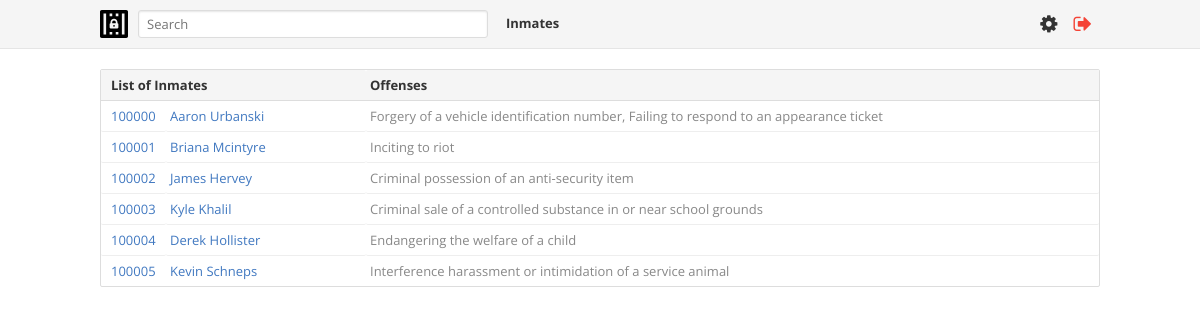
/inmates (signed in), run on the app's committed database.
### tables this page shows
CREATE TABLE "inmates" (
	`id`	INTEGER NOT NULL UNIQUE,
	`name`	TEXT,
	`aka`	TEXT,
	`perm_address`	TEXT,
	`temp_address`	TEXT,
	`ssn`	TEXT UNIQUE,
	`dob`	TEXT,
	`sex`	TEXT,
	`descent`	TEXT,
	`haircolor`	TEXT,
	`eyecolor`	TEXT,
	`height`	TEXT,
	`weight`	TEXT,
	`foreign`	TEXT,
	`smt`	TEXT,
	PRIMARY KEY(`id`)
);

### modules/inmates.php (the view)
<?php $db = new SQLite3("assets/data/jims.db"); ?>
<?php $inmates = $db->query("SELECT * FROM inmates"); ?>
<div id="booking">
	<table>
			<tr>
				<th colspan="2">List of Inmates</th>
				<th>Offenses</th>
			</tr>
		<?php while ($inmate = $inmates->fetchArray()) : ?>
			<tr>
				<td class="id"><a href="#"><?php echo $inmate['id']; ?></a></td>
				<td class="name"><a href="#"><?php echo $inmate['name']; ?></a></td>
				<td class="offense">
					<?php
					$offenses = $db->query("SELECT charge FROM booking WHERE inmate='" . $inmate['id'] ."'");
					$string = '';
					while ($offense = $offenses->fetchArray())
						$string .= $offense['charge'] . ', ';
					echo substr($string, 0, -2);
					?>
				</td>
			</tr>
		<?php endwhile; ?>
	</table>
</div>

### index.php (shortened to what this page needs)
<html>
<head>
	<link href="assets/css/global.css" rel="stylesheet">
</head>
<?php if (!isset($_SESSION['email'])) : ?>
<body class="login-page">
<form action="actions.php" method="post">
	<label for="email">Email</label>
	<input value="email@email.com" type="email" name="email" autofocus/>
	<label for="password">Password</label>
	<input value="password" type="password" name="password" />
	<input type="hidden" name="action" value="login" />
</form>
</body>
<?php else : ?>
<body>
	<header>
		<div class="container clearfix">
			<section id="icon">
				<a href="."><img src="assets/images/jail.svg" width="28"></a>
			</section>
			<section id="search">
				<form action="search.php"><input type="text" placeholder="Search" /></form>
			</section>
			<section id="menu">
				<ul>
					<li><a href="inmates">Inmates</a></li>
				</ul>
			</section>
			<section id="user-links">
				<ul>
					<li><a href="settings"><i class="fa fa-cog"></i></a></li>
					<li>
						<form action="actions.php">
							<button type="submit"><i class="fa fa-sign-out"></i></button>
						</form>
					</li>
				</ul>
			</section>
		</div>
	</header>
	<div id="main">
		<div class="content container cleafix">
			<?php
				if (isset($_GET['module'])) $module = $_GET['module'];
				if (isset($module) && file_exists("modules/$module.php"))
					include("modules/$module.php");
				else include('modules/dashboard.php');
			?>
		</div>
	</div>
</body>
<?php endif; ?>
</html>

### assets/css/global.css (style rules this page uses)
* { box-sizing: border-box; }
body { color: #333333; font: 13px 'Open Sans', sans-serif; margin: 0; min-width: 1020px; }
a { color: #4078C0; text-decoration: none; }
ul { list-style: none; margin: 0; padding: 0; }
form { margin: 0; }
input { background-color: #FFFFFF; border: 1px solid #DDDDDD; border-radius: 3px; box-shadow: inset 0 1px 2px rgba(0, 0, 0, 0.1); color: #666666; font: inherit; height: 28px; outline: none; padding: 0 8px; }
button { background: none; border: none; cursor: pointer; font: inherit; outline: none; padding: 0; }
table { border-spacing: 0; font-size: inherit; }
.container { margin: 0 auto; width: 1000px; }
.clearfix { clear: both; content: ""; display: table; }
.content { padding-top: 20px; }
header { background-color: #F5F5F5; border-bottom: 1px solid #E5E5E5; padding: 10px 0; }
header section, header section ul, header section ul li { float: left; }
header section ul li a { color: inherit; font-weight: bold; }
header section ul li > * { display: block; padding: 4px 8px; }
#icon, #search { margin-right: 10px; }
#search input { width: 350px; }
#user-links { float: right; font-size: 20px; }
#user-links .fa-sign-out { color: #F44336; }
#booking table { border: 1px solid #DDDDDD; border-radius: 2px; width: 100%; }
#booking th, #booking td { padding: 6px 4px; text-align: left; }
#booking th:first-child, #booking td:first-child { padding-left: 10px; }
#booking th { background: #F5F5F5; border-bottom: 1px solid #DDDDDD; border-top-left-radius: 2px; border-top-right-radius: 2px; }
#booking td { border-bottom: 1px solid #EEEEEE; border-bottom-left-radius: 2px; border-bottom-right-radius: 2px; }
#booking tr:last-child td { border-bottom: none; }
#booking td.id { width: 65px; }
#booking td.name { width: 200px; }
#booking td.offense { color: #888888; }

### data on the page
inmates: id "100000", name "Aaron Urbanski", string "Forgery of a vehicle identification number, Failing to respond to an appearance ticket"
inmates: id "100001", name "Briana Mcintyre", string "Inciting to riot"
inmates: id "100002", name "James Hervey", string "Criminal possession of an anti-security item"
inmates: id "100003", name "Kyle Khalil", string "Criminal sale of a controlled substance in or near school grounds"
inmates: id "100004", name "Derek Hollister", string "Endangering the welfare of a child"
inmates: id "100005", name "Kevin Schneps", string "Interference harassment or intimidation of a service animal"
